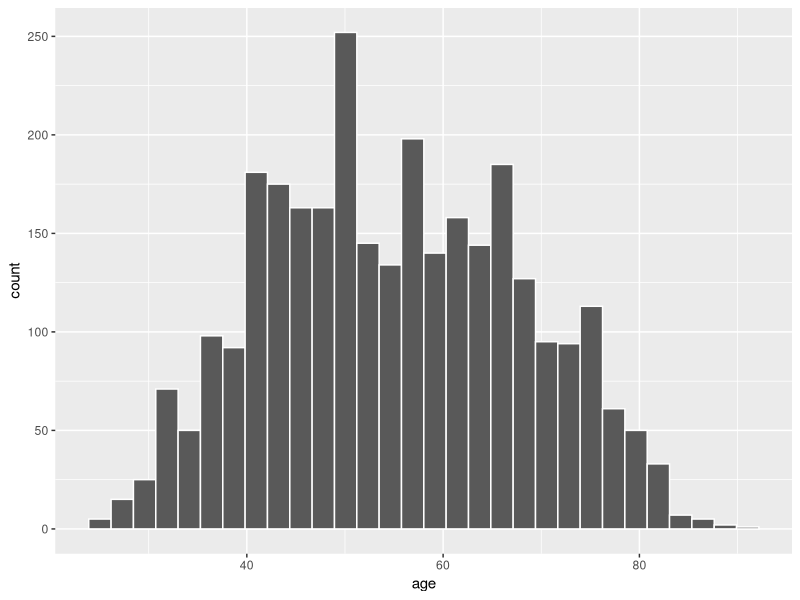
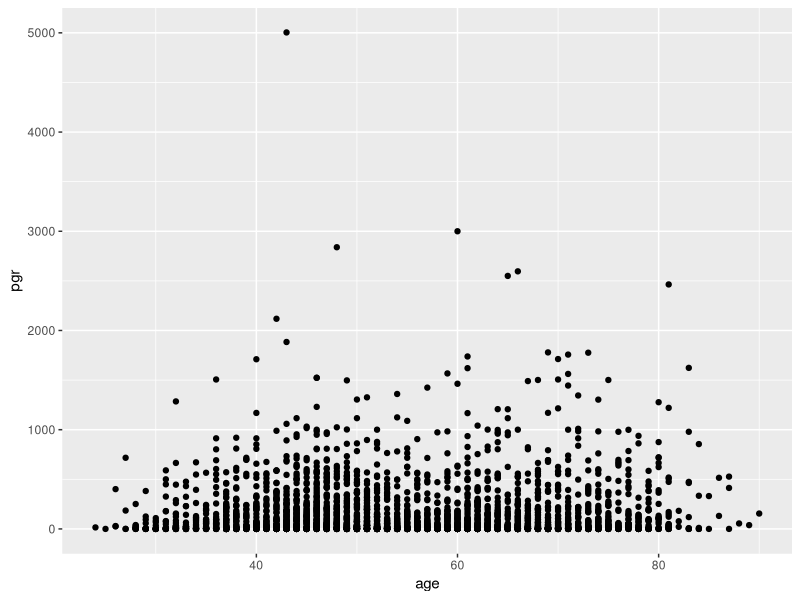
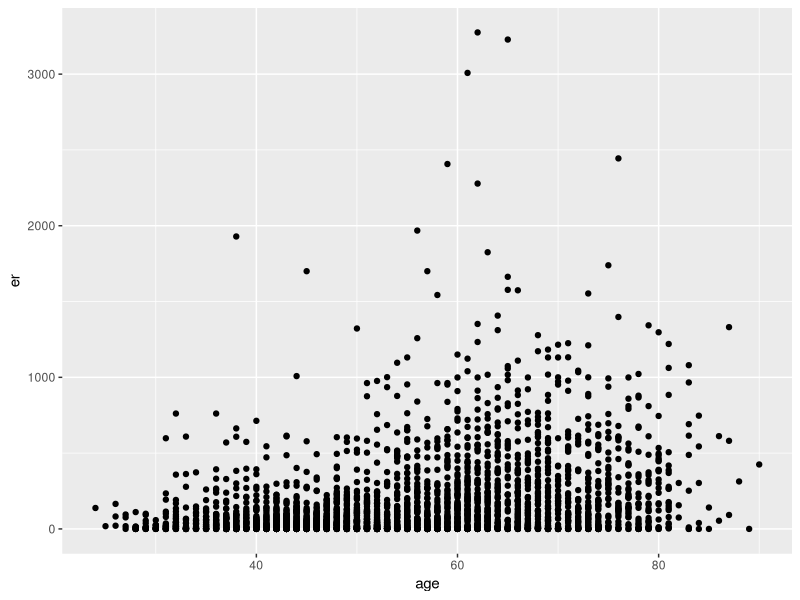
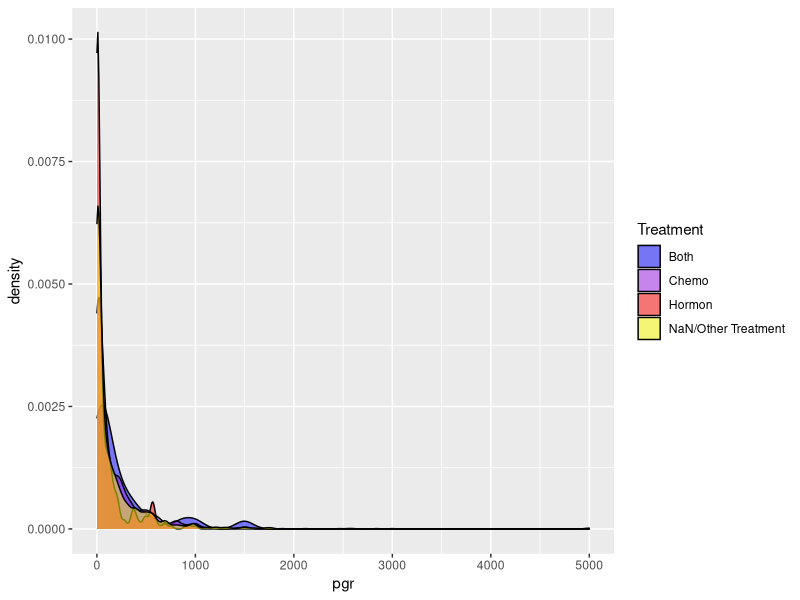
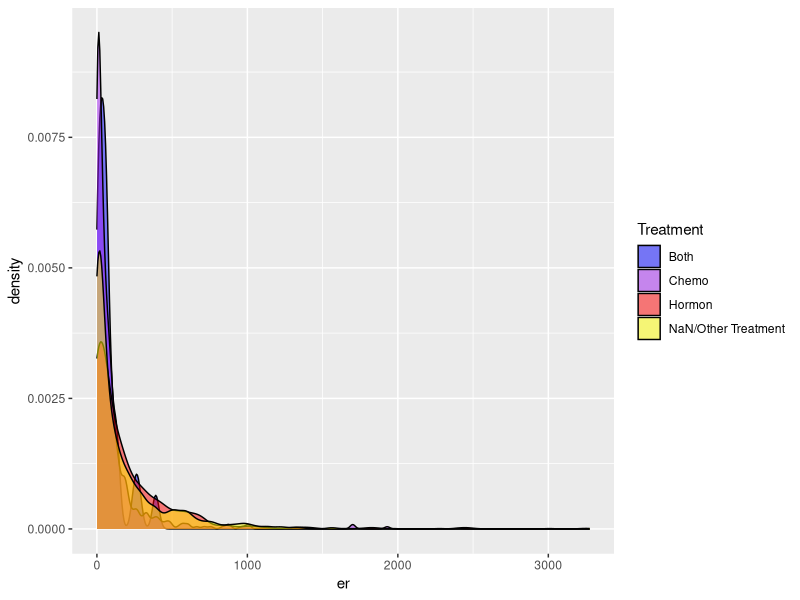
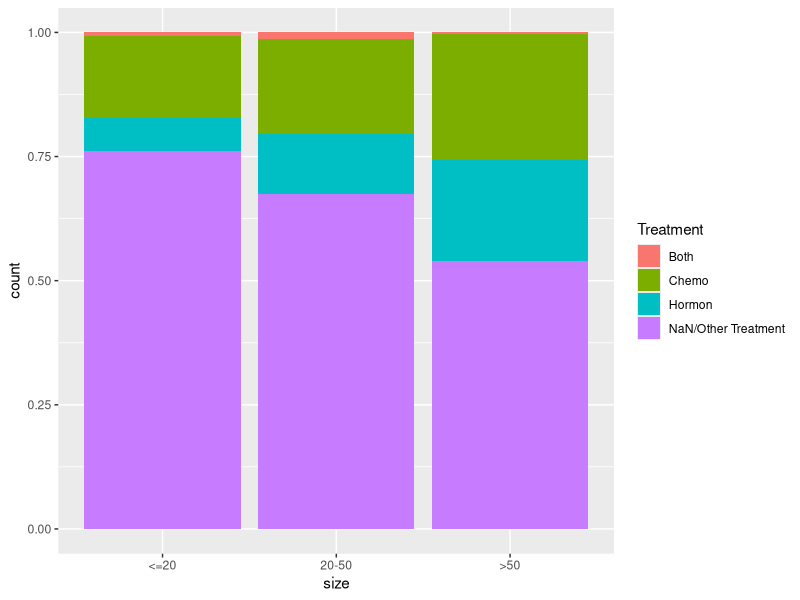
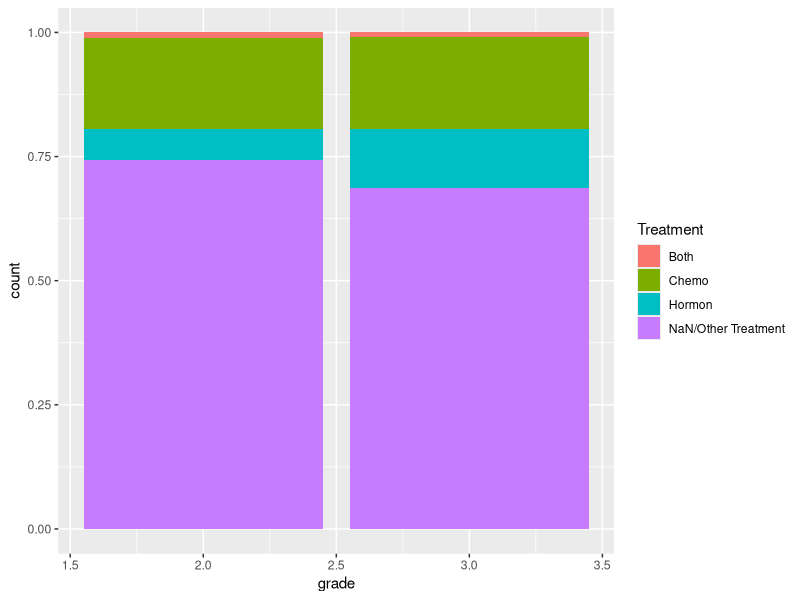
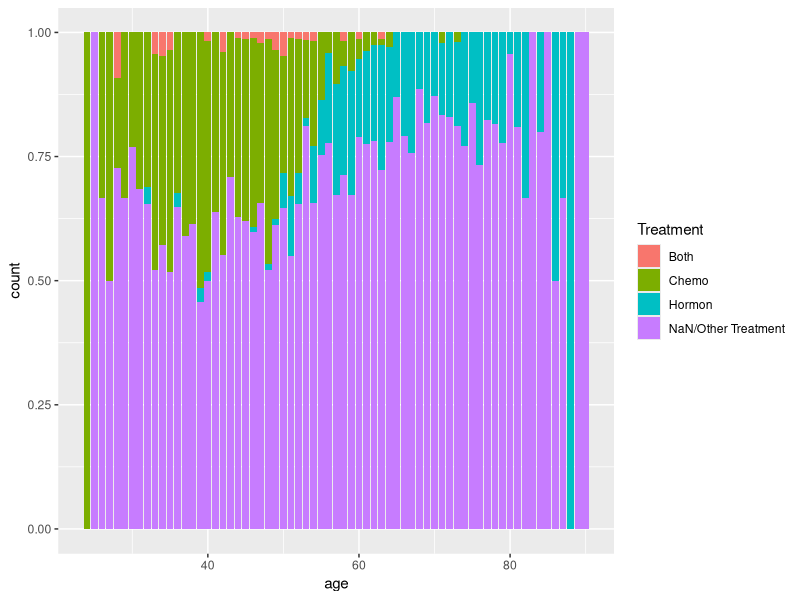

Generate these figures, in order, with R:
## ---- chunk 1
# automatically create a bib database for R packages
knitr::write_bib(c(
  .packages(), 'bookdown', 'knitr', 'rmarkdown'
), 'packages.bib')
## ---- chunk 2
library(survival)
library(survminer)
library(tidyverse)
library(caret)
## ---- chunk 3
data(rotterdam)
## ---- chunk 4
rotterdam <- rotterdam %>%
  mutate(Treatment = ifelse(chemo == 1 & hormon == 0, "Chemo", ifelse(chemo == 0 & hormon == 1, "Hormon", ifelse(chemo == 1 & hormon == 1, "Both", "NaN/Other Treatment")))) 
head(rotterdam)
## ---- chunk 5
ggplot(rotterdam, aes(x=age)) +
  geom_histogram(color="white")
## ---- chunk 6
ggplot(rotterdam, aes(y=pgr, x=age)) + 
    geom_point() 
## ---- chunk 7
ggplot(rotterdam, aes(y=er, x=age)) + 
    geom_point() 
## ---- chunk 8
ggplot(rotterdam,aes(x=pgr,fill=Treatment)) +
  geom_density(alpha = 0.5) +
  scale_fill_manual(values = c("blue","purple", "red", "yellow"))
## ---- chunk 9
ggplot(rotterdam,aes(x=er,fill=Treatment)) +
  geom_density(alpha = 0.5) +
  scale_fill_manual(values = c("blue","purple", "red", "yellow"))
## ---- chunk 10
ggplot(rotterdam, aes(x=size, fill=Treatment))+
  geom_bar(position = "fill")
## ---- chunk 11
ggplot(rotterdam, aes(x=grade, fill=Treatment))+
  geom_bar(position = "fill")
## ---- chunk 12
ggplot(rotterdam, aes(x=age, fill=Treatment))+
  geom_bar(position = "fill")
## ---- chunk 13
KM_None_Death <- survfit(Surv(dtime, death) ~ 1, data = rotterdam)
KM_None_Death
plot(KM_None_Death, conf.type = "plain", col = "blue", xlab="Days", ylab="Survival")
## ---- chunk 14
KM_None_Recur <- survfit(Surv(rtime, recur) ~ 1, data = rotterdam)
KM_None_Recur
plot(KM_None_Recur, conf.type = "plain", col = "red", xlab="Days", ylab="Survival")
## ---- chunk 15
KM_Treatment_Death <- survfit(Surv(dtime, death) ~ Treatment, data = rotterdam)
KM_Treatment_Death
plot(KM_Treatment_Death, conf.type = "plain", col = c("blue", "red", "purple", "green"), xlab="Days", ylab="Survival", lty=1:4)
legend(1, 0.4, legend=c("Both", "Chemo","Hormon", "NaN/Other Treatment"),
       col=c("blue", "red", "purple", "green"), lty=1:4, cex=0.8,
       title="Treatment Group", text.font=6)
## ---- chunk 16
KM_Treatment_Recur <- survfit(Surv(rtime, recur) ~ Treatment, data = rotterdam)
KM_Treatment_Recur
plot(KM_Treatment_Recur, conf.type = "plain", col = c("blue", "red", "purple", "green"), xlab="Days", ylab="Survival", lty=1:4)
legend(1, 0.4, legend=c("Both", "Chemo","Hormon", "NaN/Other Treatment"),
       col=c("blue", "red", "purple", "green"), lty=1:4, cex=0.8,
       title="Treatment Group", text.font=6)
## ---- chunk 17
coxph(Surv(dtime, death) ~ Treatment, data=rotterdam)
## ---- chunk 18
coxph(Surv(dtime, death) ~ Treatment + size + factor(grade) + age, data=rotterdam)
## ---- chunk 19
coxph(Surv(rtime, recur) ~ Treatment, data=rotterdam)
## ---- chunk 20
coxph(Surv(rtime, recur) ~ Treatment + size + factor(grade) + age + year, data=rotterdam)
## ---- chunk 21
coxph(Surv(dtime, death) ~ pgr + er, data=rotterdam)
